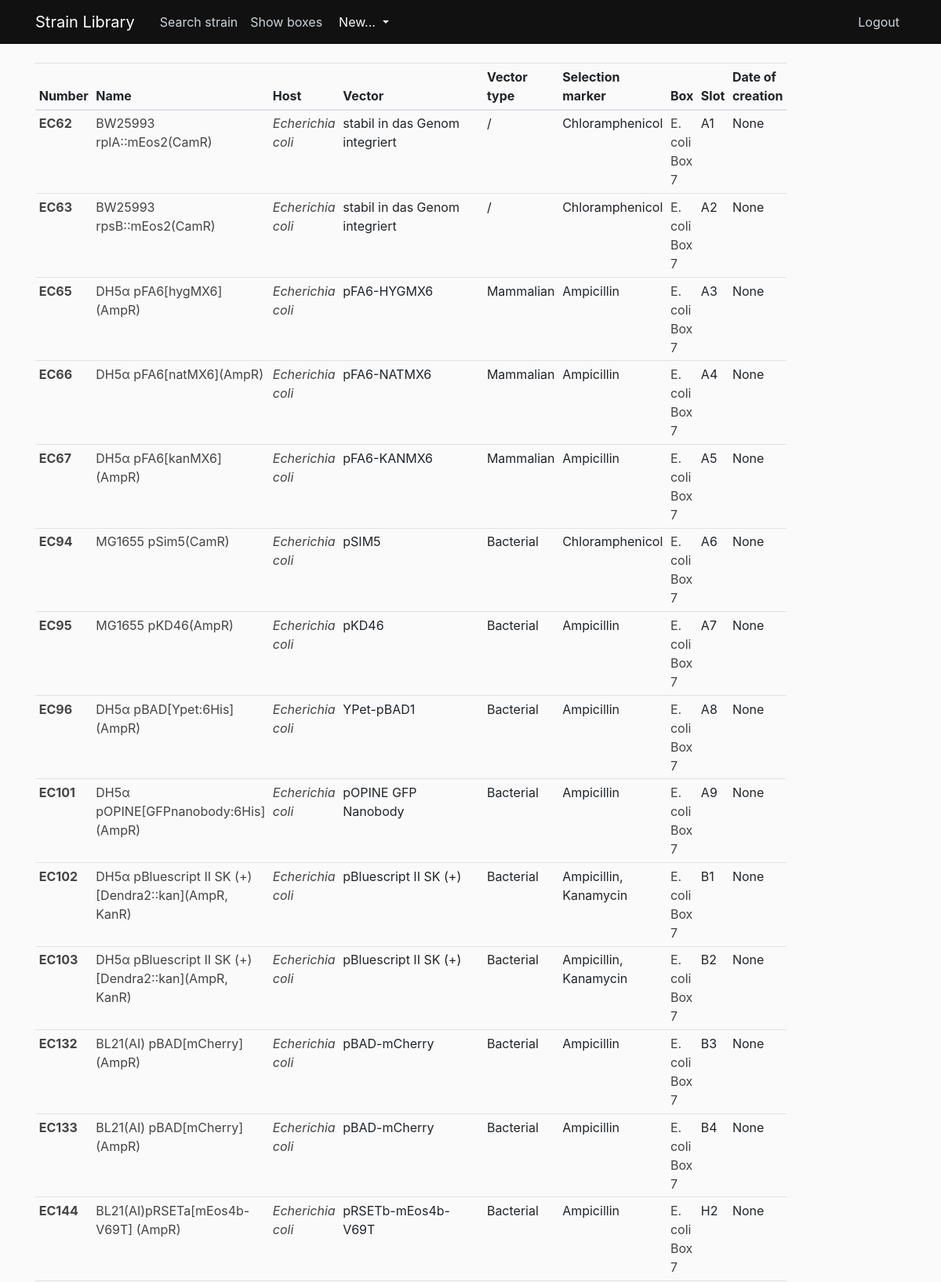
The page /results?box=E.+coli+Box+7 (signed in, upper part) on the database its author committed.
### strain_library/models.py (models this page shows, shortened)
class Strain(db.Model):
    __tablename__ = 'strain'
    id = db.Column(db.Integer, primary_key=True)
    number = db.Column(db.String, nullable=False, unique=True)
    name = db.Column(db.String, nullable=False)
    host = db.Column(db.String, nullable=False)
    vector = db.Column(db.String)
    vector_type = db.Column(db.String)
    selection_marker = db.Column(db.String)
    box = db.Column(db.String)
    slot = db.Column(db.String)
    date_of_creation = db.Column(db.Date)
    comments = db.Column(db.Text)
    user_id = db.Column(db.Integer, db.ForeignKey('user.id'), nullable=False)
    box_id = db.Column(db.Integer, db.ForeignKey('box.id'), nullable=False)
    type = db.Column(db.String)
    __mapper_args__ = {
        'polymorphic_identity':'strain',
        'polymorphic_on':type
    }

class EcoliStrain(Strain):
    __tablename__ = 'ecolistrainlist'
    id = db.Column(db.Integer, db.ForeignKey('strain.id'), primary_key=True)
    __mapper_args__ = {
        'polymorphic_identity':'ecolistrainlist'
    }

class Strain(db.Model):
    __tablename__ = 'strain'
    id = db.Column(db.Integer, primary_key=True)
    number = db.Column(db.String, nullable=False, unique=True)
    name = db.Column(db.String, nullable=False)
    host = db.Column(db.String, nullable=False)
    vector = db.Column(db.String)
    vector_type = db.Column(db.String)
    selection_marker = db.Column(db.String)
    box = db.Column(db.String)
    slot = db.Column(db.String)
    date_of_creation = db.Column(db.Date)
    comments = db.Column(db.Text)
    user_id = db.Column(db.Integer, db.ForeignKey('user.id'), nullable=False)
    box_id = db.Column(db.Integer, db.ForeignKey('box.id'), nullable=False)
    type = db.Column(db.String)
    __mapper_args__ = {
        'polymorphic_identity':'strain',
        'polymorphic_on':type
    }

### strain_library/routes.py (the view)
@app.route('/results')
@login_required
def results():
    host = request.args.get('host')
    box = request.args.get('box')
    if host:
        strains = Strain.query.filter_by(host=host).all()
        return render_template('results.html', strains=strains)
    if box:
        strains = Strain.query.filter_by(box=box).all()
        return render_template('results.html', strains=strains)
    strains = Strain.query.all()
    return render_template('results.html', strains=strains)

### strain_library/models.py (called while the page is built)
@login_manager.user_loader
def load_user(user_id):
    return User.query.get(int(user_id))

### strain_library/templates/results.html
{% extends "layout.html" %}
{% block content %}
    <table class="table table-sm table-hover">
        <thead>
          <tr>
            <th scope="col">Number</th>
            <th scope="col">Name</th>
            <th scope="col">Host</th>
            <th scope="col">Vector</th>
            <th scope="col">Vector type</th>
            <th scope="col">Selection marker</th>
            <th scope="col">Box</th>
            <th scope="col">Slot</th>
            <th scope="col">Date of creation</th>
          </tr>
        </thead>
        <tbody>
            {% for strain in strains %}
            <tr>
                <th scope="row" ><a class="article-title" href="{{ url_for('strain', strain_id=strain.id) }}">{{ strain.number }}</a></th>
                <td><a class="article-title" href="{{ url_for('strain', strain_id=strain.id) }}">{{ strain.name }}</a></td>
                <td><i><a class="article-title" href="{{ url_for('results', host=strain.host) }}">{{ strain.host }}</a></i></td>
                <td>{{ strain.vector }}</td>
                <td>{{ strain.vector_type }}</td>
                <td>{{ strain.selection_marker }}</td>
                <td><a class="article-title" href="{{ url_for('results', box=strain.box) }}">{{ strain.box }}</a></td>
                <td>{{ strain.slot }}</td>
                <td>{{ strain.date_of_creation }}</td>
            </tr>
            {% endfor %}
        </tbody>
      </table>
{% endblock content %}

### strain_library/static/main.css (style rules this page uses)
body { background: #fafafa; color: #333333; margin-top: 5rem; }
.article-title { color: #444444; }

### rows shown on the page
EcoliStrain: number "EC62", name "BW25993 rplA::mEos2(CamR)", host "Echerichia coli", vector "stabil in das Genom integriert", vector_type "/", selection_marker "Chloramphenicol", box "E. coli Box 7", slot "A1", date_of_creation "None"
EcoliStrain: number "EC63", name "BW25993 rpsB::mEos2(CamR)", host "Echerichia coli", vector "stabil in das Genom integriert", vector_type "/", selection_marker "Chloramphenicol", box "E. coli Box 7", slot "A2", date_of_creation "None"
EcoliStrain: number "EC65", name "DH5α pFA6[hygMX6](AmpR)", host "Echerichia coli", vector "pFA6-HYGMX6", vector_type "Mammalian", selection_marker "Ampicillin", box "E. coli Box 7", slot "A3", date_of_creation "None"
EcoliStrain: number "EC66", name "DH5α pFA6[natMX6](AmpR)", host "Echerichia coli", vector "pFA6-NATMX6", vector_type "Mammalian", selection_marker "Ampicillin", box "E. coli Box 7", slot "A4", date_of_creation "None"
EcoliStrain: number "EC67", name "DH5α pFA6[kanMX6](AmpR)", host "Echerichia coli", vector "pFA6-KANMX6", vector_type "Mammalian", selection_marker "Ampicillin", box "E. coli Box 7", slot "A5", date_of_creation "None"
EcoliStrain: number "EC94", name "MG1655 pSim5(CamR)", host "Echerichia coli", vector "pSIM5", vector_type "Bacterial", selection_marker "Chloramphenicol", box "E. coli Box 7", slot "A6", date_of_creation "None"
EcoliStrain: number "EC95", name "MG1655 pKD46(AmpR)", host "Echerichia coli", vector "pKD46", vector_type "Bacterial", selection_marker "Ampicillin", box "E. coli Box 7", slot "A7", date_of_creation "None"
EcoliStrain: number "EC96", name "DH5α pBAD[Ypet:6His](AmpR)", host "Echerichia coli", vector "YPet-pBAD1", vector_type "Bacterial", selection_marker "Ampicillin", box "E. coli Box 7", slot "A8", date_of_creation "None"
EcoliStrain: number "EC101", name "DH5α pOPINE[GFPnanobody:6His](AmpR)", host "Echerichia coli", vector "pOPINE GFP Nanobody", vector_type "Bacterial", selection_marker "Ampicillin", box "E. coli Box 7", slot "A9", date_of_creation "None"
EcoliStrain: number "EC102", name "DH5α pBluescript II SK (+)[Dendra2::kan](AmpR, KanR)", host "Echerichia coli", vector "pBluescript II SK (+)", vector_type "Bacterial", selection_marker "Ampicillin, Kanamycin", box "E. coli Box 7", slot "B1", date_of_creation "None"
EcoliStrain: number "EC103", name "DH5α pBluescript II SK (+)[Dendra2::kan](AmpR, KanR)", host "Echerichia coli", vector "pBluescript II SK (+)", vector_type "Bacterial", selection_marker "Ampicillin, Kanamycin", box "E. coli Box 7", slot "B2", date_of_creation "None"
EcoliStrain: number "EC132", name "BL21(AI) pBAD[mCherry](AmpR)", host "Echerichia coli", vector "pBAD-mCherry", vector_type "Bacterial", selection_marker "Ampicillin", box "E. coli Box 7", slot "B3", date_of_creation "None"
EcoliStrain: number "EC133", name "BL21(AI) pBAD[mCherry](AmpR)", host "Echerichia coli", vector "pBAD-mCherry", vector_type "Bacterial", selection_marker "Ampicillin", box "E. coli Box 7", slot "B4", date_of_creation "None"
EcoliStrain: number "EC144", name "BL21(AI)pRSETa[mEos4b-V69T] (AmpR)", host "Echerichia coli", vector "pRSETb-mEos4b-V69T", vector_type "Bacterial", selection_marker "Ampicillin", box "E. coli Box 7", slot "H2", date_of_creation "None"
